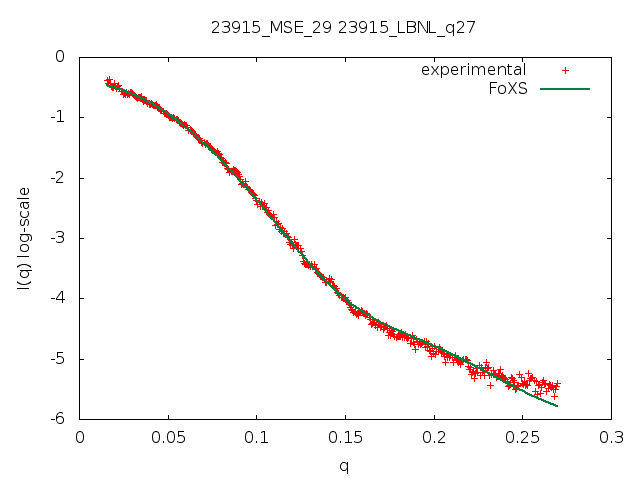

The gnuplot source for this figure:
set terminal png;set output "23915_MSE_29_23915_LBNL_q27.png";
set title "23915_MSE_29 23915_LBNL_q27";set xlabel "q";set ylabel "I(q) log-scale"
plot '23915_MSE_29_23915_LBNL_q27.dat' u 1:2 thru log(y) t "experimental", '23915_MSE_29_23915_LBNL_q27.dat' u 1:3 thru log(y) t "FoXS" w lines lw 2 lt 10
